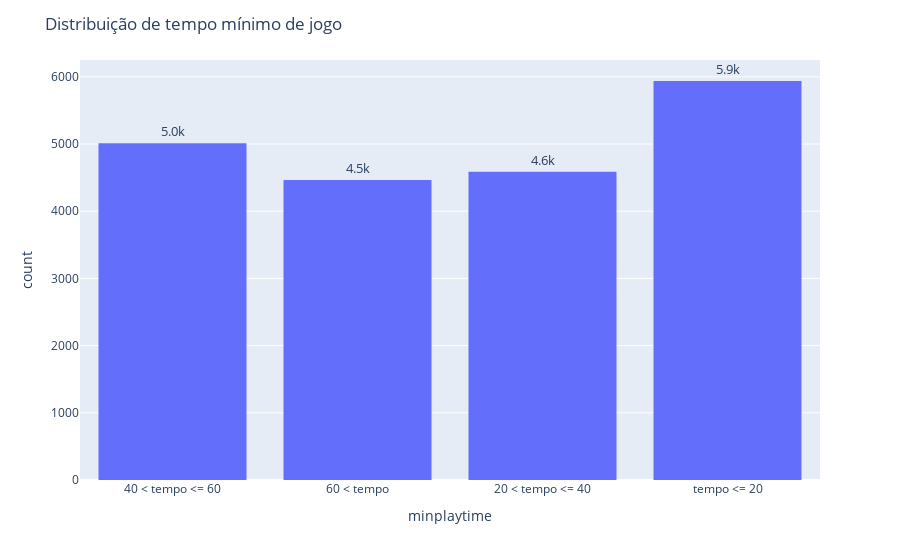

Notebook cell for this chart:
### Code cell
# histograma rotulado
fig = px.histogram(df.minplaytime.apply(agrupa_minplaytime), x = "minplaytime", text_auto = '.2s')

# Ajustando o espaço entre as barras
fig.update_layout(bargap = 0.2)

fig.update_traces(textfont_size = 13, textangle = 0, textposition = "outside", cliponaxis = False)

# Alterar o título do gráfico
fig.update_layout(title_text='Distribuição de tempo mínimo de jogo')

fig.show()

### Figure 1 — Plotly figure (JSON) as saved in the notebook; plotly's stock layout.template omitted (floating-point values rounded to 4 significant figures; data arrays with more than 128 entries replaced by an {"elided": "..."} marker saying what was removed)
{"data": [{"alignmentgroup": "True", "bingroup": "x", "cliponaxis": false, "hovertemplate": "minplaytime=%{x}<br>count=%{y}<extra></extra>", "legendgroup": "", "marker": {"color": "#636efa", "pattern": {"shape": ""}}, "name": "", "offsetgroup": "", "orientation": "v", "showlegend": false, "textangle": 0, "textfont": {"size": 13}, "textposition": "outside", "texttemplate": "%{value:.2s}", "type": "histogram", "x": {"elided": "20000 str values"}, "xaxis": "x", "yaxis": "y"}], "layout": {"bargap": 0.2, "barmode": "relative", "legend": {"tracegroupgap": 0}, "margin": {"t": 60}, "title": {"text": "Distribuição de tempo mínimo de jogo"}, "xaxis": {"anchor": "y", "domain": [0, 1], "title": {"text": "minplaytime"}}, "yaxis": {"anchor": "x", "domain": [0, 1], "title": {"text": "count"}}}}
